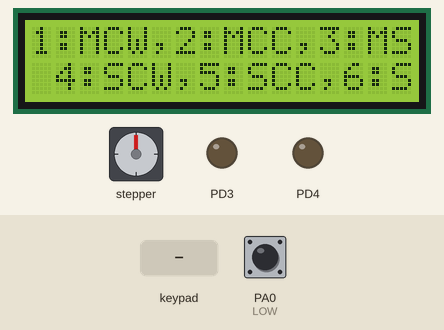
A program run on a simulated ATmega32, built with avr-gcc and emulated at 8 MHz. Parts: stepper motor, 16×2 character LCD, output pins drawn as LEDs (lit = HIGH). Wiring (inferred from the names in the program): 3×4 keypad with keys 7 8 9 / 4 5 6 * 1 2 3 -: rows PA1, PA2, PA3; columns PA4, PA5, PA6, PA7; character LCD (HD44780): RS PD0; R/W PD1; E PD2; data PC0, PC1, PC2, PC3, PC4, PC5, PC6, PC7; stepper motor (4 steps per turn assumed): coils PB0, PB1, PB2, PB3. The test bench sets the inputs (shaded band); at power-on: PA0 (LOW) HIGH. Pins used as bus, display or sensor lines are not drawn.

Above: at 1.2 s.
1.3 s: key '7' pressed
At 1.9 s:
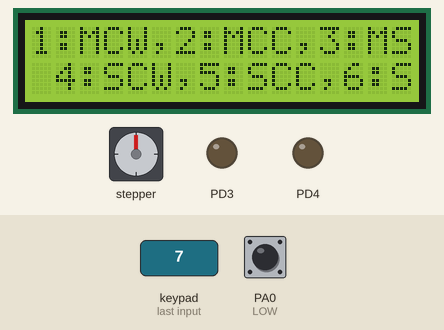
4.3 s: keypad keys 2 5 pressed 0.4 s apart
At 7.8 s:
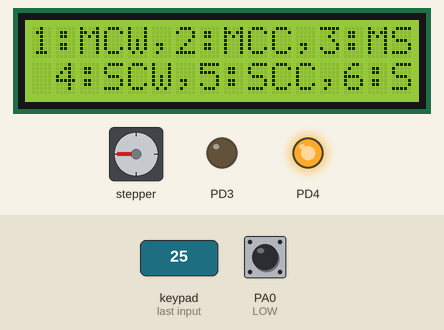
8.1 s: key '8' pressed
At 8.8 s:
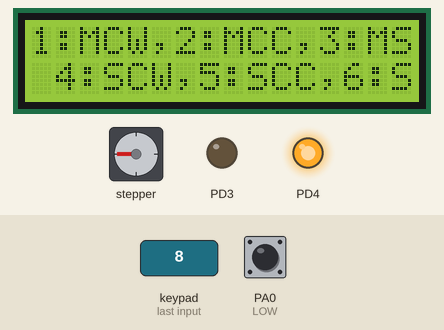
11.1 s: key '4' pressed
At 13.9 s:
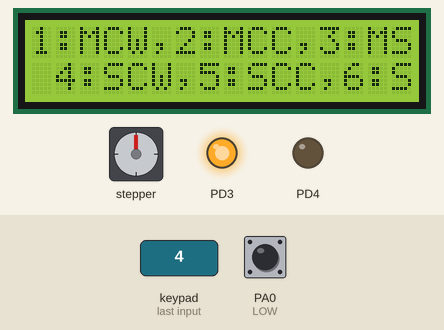
14.1 s: key '7' pressed
At 14.8 s:
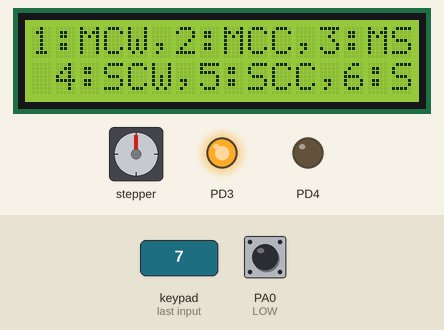
17.1 s: key '8' pressed
Timing chart, 0 to 26.0 s (numbered marks = the images above; inputs shaded):
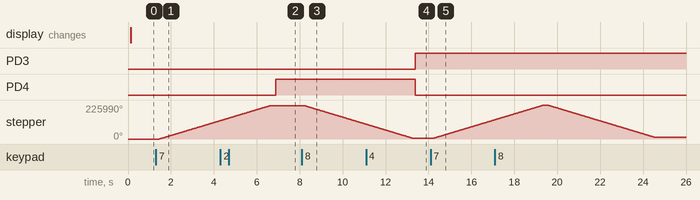

The program:

main.c
```c
/*
 * main.c
 *
 *  Created on: Aug 8, 2023
 *      Author: Amr-a
 */
#include "STD_TYPES.h"
#include "BIT_MATH.h"

#include "util/delay.h"
#include "MDIO_interface.h"
#include "HKeyPad_interface.h"
#include "HLCD_interface.h"
#include "HStpper_interface.h"

int main(void){

	//initializing ports
	Port_voidInit();

	HLCD_voidInit();
	HLCD_voidSendString("1:MCW,2:MCC,3:MS");
	HLCD_voidSetCursorPosition(2,1);
	HLCD_voidSendString("4:SCW,5:SCC,6:SS");


	while(1){
		u8 pressedKey = HKeyPad_u8GetKey();
		if (pressedKey=='1' || pressedKey=='2' || pressedKey=='3' || pressedKey=='4' || pressedKey=='5' || pressedKey=='6')
		{
			// DC motor CW
			if (pressedKey == '1'){
				MDIO_ErrorS_SetPinValue(DIO_PORTD,DIO_PIN3,DIO_HIGH);
				MDIO_ErrorS_SetPinValue(DIO_PORTD,DIO_PIN4,DIO_LOW);
			}
			// DC motor ACW
			else if (pressedKey == '2'){
				MDIO_ErrorS_SetPinValue(DIO_PORTD,DIO_PIN3,DIO_LOW);
				MDIO_ErrorS_SetPinValue(DIO_PORTD,DIO_PIN4,DIO_HIGH);
			}
			// DC motor stop
			else if (pressedKey == '3'){
				MDIO_ErrorS_SetPinValue(DIO_PORTD,DIO_PIN3,DIO_LOW);
				MDIO_ErrorS_SetPinValue(DIO_PORTD,DIO_PIN4,DIO_LOW);
			}

			// Stepper motor CW
			else if (pressedKey == '4'){
				Hstepper_rotate_CW(40);
				Hstepper_stop();

			}
			// Stepper motor ACW
			else if (pressedKey == '5'){
				Hstepper_rotate_ACW(40);
				Hstepper_stop();


			}
			// Stepper motor Stop
			else if (pressedKey == '6'){
				Hstepper_stop();

			}


		}

	}
}
```

HStpper_interface.h
```c
/*
 * HStepper.h
 *
 *  Created on: Aug 7, 2023
 *      Author: Amr-a
 */

#ifndef HSTPPER_INTERFACE_H_
#define HSTPPER_INTERFACE_H_

void Hstepper_rotate_CW (u16 deg);
void Hstepper_rotate_ACW (u16 deg);

void Hstepper_stop();

#endif /* HSTPPER_INTERFACE_H_ */
```

HStpper_program.c
```c
/*
 * HStpper_program.c
 *
 *  Created on: Aug 7, 2023
 *      Author: Amr-a
 */
#include <util/delay.h>
#include "STD_TYPES.h"
#include "BIT_MATH.h"
#include "MDIO_interface.h"
#include "HStpper_config.h"
#include "HStpper_interface.h"
#include "HStpper_private.h"
void Hstepper_rotate_CW (u16 deg){

	deg *= 107;
	deg /= 7 ;

	u16 i = 0;
	for (;i < deg;i++){

		MDIO_ErrorS_SetPinValue(HSTPPER_Port, HSTPPER_BLUE_PIN 	, DIO_LOW);
		MDIO_ErrorS_SetPinValue(HSTPPER_Port, HSTPPER_PINK_PIN 	, DIO_LOW);
		MDIO_ErrorS_SetPinValue(HSTPPER_Port, HSTPPER_YELLOW_PIN, DIO_LOW);
		MDIO_ErrorS_SetPinValue(HSTPPER_Port, HSTPPER_ORANGE_PIN, DIO_HIGH);
		_delay_ms(2);
		MDIO_ErrorS_SetPinValue(HSTPPER_Port, HSTPPER_BLUE_PIN 	, DIO_HIGH);
		MDIO_ErrorS_SetPinValue(HSTPPER_Port, HSTPPER_PINK_PIN 	, DIO_LOW);
		MDIO_ErrorS_SetPinValue(HSTPPER_Port, HSTPPER_YELLOW_PIN, DIO_LOW);
		MDIO_ErrorS_SetPinValue(HSTPPER_Port, HSTPPER_ORANGE_PIN, DIO_LOW);
		_delay_ms(2);
		MDIO_ErrorS_SetPinValue(HSTPPER_Port, HSTPPER_BLUE_PIN 	, DIO_LOW);
		MDIO_ErrorS_SetPinValue(HSTPPER_Port, HSTPPER_PINK_PIN 	, DIO_HIGH);
		MDIO_ErrorS_SetPinValue(HSTPPER_Port, HSTPPER_YELLOW_PIN, DIO_LOW);
		MDIO_ErrorS_SetPinValue(HSTPPER_Port, HSTPPER_ORANGE_PIN, DIO_LOW);
		_delay_ms(2);
		MDIO_ErrorS_SetPinValue(HSTPPER_Port, HSTPPER_BLUE_PIN 	, DIO_LOW);
		MDIO_ErrorS_SetPinValue(HSTPPER_Port, HSTPPER_PINK_PIN 	, DIO_LOW);
		MDIO_ErrorS_SetPinValue(HSTPPER_Port, HSTPPER_YELLOW_PIN, DIO_HIGH);
		MDIO_ErrorS_SetPinValue(HSTPPER_Port, HSTPPER_ORANGE_PIN, DIO_LOW);
		_delay_ms(2);
	}

}

void Hstepper_rotate_ACW (u16 deg){
	deg *= 104;
	deg /= 7 ;
	u16 i = 0;
	for (;i < deg;i++){

		MDIO_ErrorS_SetPinValue(HSTPPER_Port, HSTPPER_BLUE_PIN 	, DIO_HIGH);
		MDIO_ErrorS_SetPinValue(HSTPPER_Port, HSTPPER_PINK_PIN 	, DIO_LOW);
		MDIO_ErrorS_SetPinValue(HSTPPER_Port, HSTPPER_YELLOW_PIN, DIO_LOW);
		MDIO_ErrorS_SetPinValue(HSTPPER_Port, HSTPPER_ORANGE_PIN, DIO_LOW);
		_delay_ms(2);
		MDIO_ErrorS_SetPinValue(HSTPPER_Port, HSTPPER_BLUE_PIN 	, DIO_LOW);
		MDIO_ErrorS_SetPinValue(HSTPPER_Port, HSTPPER_PINK_PIN 	, DIO_LOW);
		MDIO_ErrorS_SetPinValue(HSTPPER_Port, HSTPPER_YELLOW_PIN, DIO_LOW);
		MDIO_ErrorS_SetPinValue(HSTPPER_Port, HSTPPER_ORANGE_PIN, DIO_HIGH);
		_delay_ms(2);
		MDIO_ErrorS_SetPinValue(HSTPPER_Port, HSTPPER_BLUE_PIN 	, DIO_LOW);
		MDIO_ErrorS_SetPinValue(HSTPPER_Port, HSTPPER_PINK_PIN 	, DIO_LOW);
		MDIO_ErrorS_SetPinValue(HSTPPER_Port, HSTPPER_YELLOW_PIN, DIO_HIGH);
		MDIO_ErrorS_SetPinValue(HSTPPER_Port, HSTPPER_ORANGE_PIN, DIO_LOW);
		_delay_ms(2);
		MDIO_ErrorS_SetPinValue(HSTPPER_Port, HSTPPER_BLUE_PIN 	, DIO_LOW);
		MDIO_ErrorS_SetPinValue(HSTPPER_Port, HSTPPER_PINK_PIN 	, DIO_HIGH);
		MDIO_ErrorS_SetPinValue(HSTPPER_Port, HSTPPER_YELLOW_PIN, DIO_LOW);
		MDIO_ErrorS_SetPinValue(HSTPPER_Port, HSTPPER_ORANGE_PIN, DIO_LOW);
		_delay_ms(2);
	}

}


void Hstepper_stop(){

	MDIO_ErrorS_SetPinValue(HSTPPER_Port, HSTPPER_BLUE_PIN 	, DIO_LOW);
	MDIO_ErrorS_SetPinValue(HSTPPER_Port, HSTPPER_PINK_PIN 	, DIO_LOW);
	MDIO_ErrorS_SetPinValue(HSTPPER_Port, HSTPPER_YELLOW_PIN, DIO_LOW);
	MDIO_ErrorS_SetPinValue(HSTPPER_Port, HSTPPER_ORANGE_PIN, DIO_LOW);
}
```

MDIO_interface.h
```c
/***************************************************/
/********************	Auther	: Amr 		********/
/********************	Layer 	: MCAL		********/
/********************	Module	: DIO		********/
/********************	Version: 1.00		********/
/********************	Date	: 2/8/2023	********/
/***************************************************/
/**************************************************/

#ifndef _MDIO_INTERFACE_H
#define _MDIO_INTERFACE_H
#include "STD_TYPES.h"


#define DIO_OUTPUT	1
#define DIO_INPUT	0

#define PORT_LOW	0
#define PORT_HIGH	0xff
#define DIO_LOW		0
#define DIO_HIGH	1
#define HIGH		1
#define LOW			0

#define DIO_PORTA	1
#define DIO_PORTB	2
#define DIO_PORTC	3
#define DIO_PORTD	4

#define DIO_PIN0	0
#define DIO_PIN1	1
#define DIO_PIN2	2
#define DIO_PIN3	3
#define DIO_PIN4	4
#define DIO_PIN5	5
#define DIO_PIN6	6
#define DIO_PIN7	7


void Port_voidInit();

Error_State_t MDIO_ErrorS_EnablePinPullUp( u8 Copy_u8Port , u8 Copy_u8Pin);

void MDIO_voidSetPinDirection( u8 Copy_u8Port , u8 Copy_u8Pin , u8  Copy_U8Mode );

Error_State_t MDIO_ErrorS_SetPinValue( u8 Copy_u8Port , u8 Copy_u8Pin , u8  Copy_U8Mode );
Error_State_t MDIO_ErrorS_GetPinValue( u8 Copy_u8Port , u8 Copy_u8Pin , u8* P_u8Value );

Error_State_t MDIO_ErrorS_SetPortValue( u8 Copy_u8Port , u8  Copy_U8Value );
Error_State_t MDIO_ErrorS_GetPortValue( u8 Copy_u8Port , u8* P_u8Value );

#endif
```

MDIO_program.c
```c
/***************************************************/
/********************	Auther	: Amr 		********/
/********************	Layer 	: MCAL		********/
/********************	Module	: DIO		********/
/********************	Version: 1.00		********/
/********************	Date	: 2/8/2023	********/
/***************************************************/
/***************************************************/
#include "STD_TYPES.h"

#include "BIT_MATH.h"

#include "MDIO_interface.h"
#include "MDIO_registers.h"
#include "MDIO_private.h"
#include "MDIO_config.h"

void Port_voidInit(void){

	DDRA = PORTA_DIR;
	DDRB = PORTB_DIR;
	DDRC = PORTC_DIR;
	DDRD = PORTD_DIR;
	PORTA = PORTA_INITAL_VAL;
	PORTB = PORTB_INITAL_VAL;
	PORTC = PORTC_INITAL_VAL;
	PORTD = PORTD_INITAL_VAL;


}
Error_State_t MDIO_ErrorS_EnablePinPullUp( u8 Copy_u8Port , u8 Copy_u8Pin){
	Error_State_t errorState = return_Ok;

	if (Copy_u8Pin > 7){
		errorState = return_Nok;
	}

	SFIOR &= ~(1<<2);
	switch (Copy_u8Port){
					case DIO_PORTA : SET_BIT(PORTA,Copy_u8Pin);break;
					case DIO_PORTB : SET_BIT(PORTB,Copy_u8Pin);break;
					case DIO_PORTC : SET_BIT(PORTC,Copy_u8Pin);break;
					case DIO_PORTD : SET_BIT(PORTD,Copy_u8Pin);break;
					default: errorState = return_Nok; break;
				}
	return errorState;

}

void MDIO_voidSetPinDirection( u8 Copy_u8Port , u8 Copy_u8Pin , u8  Copy_U8Mode ){
	if(Copy_U8Mode == DIO_INPUT){
			switch (Copy_u8Port){
				case DIO_PORTA : CLR_BIT(DDRA,Copy_u8Pin);break;
				case DIO_PORTB : CLR_BIT(DDRB,Copy_u8Pin);break;
				case DIO_PORTC : CLR_BIT(DDRC,Copy_u8Pin);break;
				case DIO_PORTD : CLR_BIT(DDRD,Copy_u8Pin);break;
				default: break;
			}

	}
	else if(Copy_U8Mode == DIO_OUTPUT){
			switch (Copy_u8Port){
				case DIO_PORTA : SET_BIT(DDRA,Copy_u8Pin);break;
				case DIO_PORTB : SET_BIT(DDRB,Copy_u8Pin);break;
				case DIO_PORTC : SET_BIT(DDRC,Copy_u8Pin);break;
				case DIO_PORTD : SET_BIT(DDRD,Copy_u8Pin);break;
				default: break;
			}
	}

}
Error_State_t MDIO_ErrorS_SetPinValue( u8 Copy_u8Port , u8 Copy_u8Pin , u8  Copy_U8Mode ){
	Error_State_t errorState = return_Ok;
	if (Copy_u8Pin > 7){
		errorState = return_Nok;
	}

	if(Copy_U8Mode == DIO_LOW){
				switch (Copy_u8Port){
					case DIO_PORTA : CLR_BIT(PORTA,Copy_u8Pin);break;
					case DIO_PORTB : CLR_BIT(PORTB,Copy_u8Pin);break;
					case DIO_PORTC : CLR_BIT(PORTC,Copy_u8Pin);break;
					case DIO_PORTD : CLR_BIT(PORTD,Copy_u8Pin);break;
					default: errorState = return_Nok; break;
				}

		}
		else if(Copy_U8Mode == DIO_HIGH){
				switch (Copy_u8Port){
					case DIO_PORTA : SET_BIT(PORTA,Copy_u8Pin);break;
					case DIO_PORTB : SET_BIT(PORTB,Copy_u8Pin);break;
					case DIO_PORTC : SET_BIT(PORTC,Copy_u8Pin);break;
					case DIO_PORTD : SET_BIT(PORTD,Copy_u8Pin);break;
					default:errorState = return_Nok; break;
				}
		}
	return errorState;
}

Error_State_t MDIO_ErrorS_GetPinValue( u8 Copy_u8Port , u8 Copy_u8Pin , u8* P_u8Value ){
	Error_State_t errorState = return_Ok;
	if (Copy_u8Pin > 7){
			errorState = return_Nok;
		}

	switch (Copy_u8Port){
						case DIO_PORTA : *P_u8Value = GET_BIT(PINA,Copy_u8Pin);break;
						case DIO_PORTB : *P_u8Value = GET_BIT(PINB,Copy_u8Pin);break;
						case DIO_PORTC : *P_u8Value = GET_BIT(PINC,Copy_u8Pin);break;
						case DIO_PORTD : *P_u8Value = GET_BIT(PIND,Copy_u8Pin);break;
						default: errorState = return_Nok; break;
					}
	return errorState;

}

Error_State_t MDIO_ErrorS_SetPortValue( u8 Copy_u8Port , u8  Copy_U8Value ){
	Error_State_t errorState = return_Ok;
	switch (Copy_u8Port){
		case DIO_PORTA : PORTA = Copy_U8Value ;break;
		case DIO_PORTB : PORTB = Copy_U8Value ;break;
		case DIO_PORTC : PORTC = Copy_U8Value ;break;
		case DIO_PORTD : PORTD = Copy_U8Value ;break;
		default:errorState = return_Nok; break;
	}

		return errorState;


}
Error_State_t MDIO_ErrorS_GetPortValue( u8 Copy_u8Port , u8* P_u8Value ){
	Error_State_t errorState = return_Ok;
	switch (Copy_u8Port){
		case DIO_PORTA : *P_u8Value = PINA ;break;
		case DIO_PORTB : *P_u8Value = PINB ;break;
		case DIO_PORTC : *P_u8Value = PINC ;break;
		case DIO_PORTD : *P_u8Value = PIND ;break;
		default: errorState = return_Nok; break;
	}
	return errorState;


}
```

HKeypad_config.h
```c
/*
 * HKeypad_config.h
 *
 *  Created on: Aug 5, 2023
 *      Author: Amr-a
 */

#ifndef _HKEY_CONFIG_H
#define _HKEY_CONFIG_H

#define KEYPAD_PORT		DIO_PORTA
/*
 * IN MDIO
 * 1- SET INPUTS AND OUTPUTS R>INPUT C>OUT
 * 2- SET ON INPUT PULLUP RES
 * */

//input
#define KEYPAD_R0		DIO_PIN0
#define KEYPAD_R1		DIO_PIN1
#define KEYPAD_R2		DIO_PIN2
#define KEYPAD_R3		DIO_PIN3
//output
#define KEYPAD_C0		DIO_PIN4
#define KEYPAD_C1		DIO_PIN5
#define KEYPAD_C2		DIO_PIN6
#define KEYPAD_C3		DIO_PIN7

#define COL_SIZE		4
#define ROW_SIZE		4


#define KEYPAD_TYPE	 {{'7','8','9','/'},\
					  {'4','5','6','*'},\
					  {'1','2','3','-'},\
					  {'#','0','=','+'}}


#endif
```

HLCD_config.h
```c
/***************************************************/
/********************	Auther	: Amr 		********/

/********************	Layer 	:  HLCD		********/
/********************	Module	:  LCD		********/
/********************	Version : 11.00		********/
/********************	Date	:  3/8/2023	********/
/***************************************************/
/***************************************************/


#ifndef _HLCD_CONFIG_H
#define _HLCD_CONFIG_H
#include "STD_TYPES.h"

#define LCD_PORT_DATA 		DIO_PORTC
#define LCD_PORT_CTRL 		DIO_PORTD

#define LCD_RS 				0
#define LCD_RW 				1
#define LCD_EN	 			2


#endif
```

HStpper_config.h
```c
/*
 * HStpper_config.h
 *
 *  Created on: Aug 7, 2023
 *      Author: Amr-a
 */

#ifndef HSTPPER_CONFIG_H_
#define HSTPPER_CONFIG_H_

#define HSTPPER_Port DIO_PORTB

#define HSTPPER_BLUE_PIN 	DIO_PIN0
#define HSTPPER_PINK_PIN 	DIO_PIN1
#define HSTPPER_YELLOW_PIN 	DIO_PIN2
#define HSTPPER_ORANGE_PIN 	DIO_PIN3


#endif /* HSTPPER_CONFIG_H_ */
```

MDIO_config.h
```c
/***************************************************/
/********************	Auther	: Amr 		********/

/********************	Layer 	: MCAL		********/
/********************	Module	: DIO		********/
/********************	Version: 1.00		********/
/********************	Date	: 2/8/2023	********/
/***************************************************/
/***************************************************/

//DDRA configuration pin by pin defaut is input


#define PORTA_PIN0_DIR 		DIO_INPUT
#define PORTA_PIN1_DIR 		DIO_INPUT
#define PORTA_PIN2_DIR 		DIO_INPUT
#define PORTA_PIN3_DIR 		DIO_INPUT
#define PORTA_PIN4_DIR 		DIO_OUTPUT
#define PORTA_PIN5_DIR 		DIO_OUTPUT
#define PORTA_PIN6_DIR 		DIO_OUTPUT
#define PORTA_PIN7_DIR 		DIO_OUTPUT

//DDRB configuration pin by pin
#define PORTB_PIN0_DIR 		DIO_OUTPUT
#define PORTB_PIN1_DIR 		DIO_OUTPUT
#define PORTB_PIN2_DIR 		DIO_OUTPUT
#define PORTB_PIN3_DIR 		DIO_OUTPUT
#define PORTB_PIN4_DIR 		DIO_INPUT
#define PORTB_PIN5_DIR 		DIO_INPUT
#define PORTB_PIN6_DIR 		DIO_INPUT
#define PORTB_PIN7_DIR 		DIO_INPUT

//DDRC configuration pin by pin
#define PORTC_PIN0_DIR 		DIO_OUTPUT
#define PORTC_PIN1_DIR 		DIO_OUTPUT
#define PORTC_PIN2_DIR 		DIO_OUTPUT
#define PORTC_PIN3_DIR 		DIO_OUTPUT
#define PORTC_PIN4_DIR 		DIO_OUTPUT
#define PORTC_PIN5_DIR 		DIO_OUTPUT
#define PORTC_PIN6_DIR 		DIO_OUTPUT
#define PORTC_PIN7_DIR 		DIO_OUTPUT

//DDRD configuration pin by pin
#define PORTD_PIN0_DIR 		DIO_OUTPUT
#define PORTD_PIN1_DIR 		DIO_OUTPUT
#define PORTD_PIN2_DIR 		DIO_OUTPUT
#define PORTD_PIN3_DIR 		DIO_OUTPUT
#define PORTD_PIN4_DIR 		DIO_OUTPUT
#define PORTD_PIN5_DIR 		DIO_INPUT
#define PORTD_PIN6_DIR 		DIO_INPUT
#define PORTD_PIN7_DIR 		DIO_INPUT


//PORT configuration pin by pin
#define PORTA_PIN0_INITAL_VALUE 		LOW
#define PORTA_PIN1_INITAL_VALUE 		LOW
#define PORTA_PIN2_INITAL_VALUE 		LOW
#define PORTA_PIN3_INITAL_VALUE 		LOW
#define PORTA_PIN4_INITAL_VALUE 		LOW
#define PORTA_PIN5_INITAL_VALUE 		LOW
#define PORTA_PIN6_INITAL_VALUE 		LOW
#define PORTA_PIN7_INITAL_VALUE 		LOW

//PORT configuration pin by pin
#define PORTB_PIN0_INITAL_VALUE 		LOW
#define PORTB_PIN1_INITAL_VALUE 		LOW
#define PORTB_PIN2_INITAL_VALUE 		LOW
#define PORTB_PIN3_INITAL_VALUE 		LOW
#define PORTB_PIN4_INITAL_VALUE 		LOW
#define PORTB_PIN5_INITAL_VALUE 		LOW
#define PORTB_PIN6_INITAL_VALUE 		LOW
#define PORTB_PIN7_INITAL_VALUE 		LOW

//PORT configuration pin by pin
#define PORTC_PIN0_INITAL_VALUE 		LOW
#define PORTC_PIN1_INITAL_VALUE 		LOW
#define PORTC_PIN2_INITAL_VALUE 		LOW
#define PORTC_PIN3_INITAL_VALUE 		LOW
#define PORTC_PIN4_INITAL_VALUE 		LOW
#define PORTC_PIN5_INITAL_VALUE 		LOW
#define PORTC_PIN6_INITAL_VALUE 		LOW
#define PORTC_PIN7_INITAL_VALUE 		LOW

//PORT configuration pin by pin
#define PORTD_PIN0_INITAL_VALUE 		LOW
#define PORTD_PIN1_INITAL_VALUE 		LOW
#define PORTD_PIN2_INITAL_VALUE 		LOW
#define PORTD_PIN3_INITAL_VALUE 		LOW
#define PORTD_PIN4_INITAL_VALUE 		LOW
#define PORTD_PIN5_INITAL_VALUE 		LOW
#define PORTD_PIN6_INITAL_VALUE 		LOW
#define PORTD_PIN7_INITAL_VALUE 		LOW
```

HKeyPad_Program.c
```c
/*
 * HKeyPad_Program.c
 *
 *  Created on: Aug 5, 2023
 *      Author: Amr-a
 */
#include "STD_TYPES.h"
#include "BIT_MATH.h"
#include <util/delay.h>
#include "MDIO_interface.h"
#include "HKeyPad_interface.h"
#include "HKeyPad_private.h"
#include "HKeyPad_config.h"


// loop on columns > set all and reset one pin
// loop on all ROWs > checking pins
// if one is pressed get its value
// else set the reseted column
// return the key
//
u8 HKeyPad_u8GetKey(void){
	u8 flag = 0;
	u8 Local_u8pressedKey 	= NO_KEY;
	u8 Local_u8keyIspressed = NOT_PRESSED;
	u8 Local_u8ColIterator = 0;
	u8 Local_u8RowIterator = 0;

	u8 Col_arr[COL_SIZE] = {
				KEYPAD_C0,
				KEYPAD_C1,
				KEYPAD_C2,
				KEYPAD_C3
		};
	u8 Row_arr[ROW_SIZE] = {
				KEYPAD_R0,
				KEYPAD_R1,
				KEYPAD_R2,
				KEYPAD_R3
		};

	u8 KeyPad_arr[ROW_SIZE][COL_SIZE] = KEYPAD_TYPE;
	MDIO_ErrorS_SetPinValue(KEYPAD_PORT,Col_arr[KEYPAD_C0], DIO_HIGH);
	MDIO_ErrorS_SetPinValue(KEYPAD_PORT,Col_arr[KEYPAD_C1], DIO_HIGH);
	MDIO_ErrorS_SetPinValue(KEYPAD_PORT,Col_arr[KEYPAD_C2], DIO_HIGH);
	MDIO_ErrorS_SetPinValue(KEYPAD_PORT,Col_arr[KEYPAD_C3], DIO_HIGH);

	for (Local_u8ColIterator = 0 ; Local_u8ColIterator < COL_SIZE ; Local_u8ColIterator++){

		MDIO_ErrorS_SetPinValue(KEYPAD_PORT,Col_arr[Local_u8ColIterator], DIO_LOW);

		for (Local_u8RowIterator = 0 ; Local_u8RowIterator < ROW_SIZE ; Local_u8RowIterator++){

			MDIO_ErrorS_GetPinValue(KEYPAD_PORT , Row_arr[Local_u8RowIterator] , &Local_u8keyIspressed);

			if (!Local_u8keyIspressed){
				while(!Local_u8keyIspressed){
					MDIO_ErrorS_GetPinValue(KEYPAD_PORT , Row_arr[Local_u8RowIterator] , &Local_u8keyIspressed);
				}
				Local_u8pressedKey = KeyPad_arr[Local_u8RowIterator][Local_u8ColIterator];
				flag = 1;

				break;
			}
			else {

			}
		}

		MDIO_ErrorS_SetPinValue(KEYPAD_PORT,Col_arr[Local_u8ColIterator], DIO_HIGH);
		if (flag){
			break;
		}
		else {

		}

	}
	return Local_u8pressedKey;
}
```

HKeyPad_interface.h
```c
/*
 * HKeyPad_interface.h
 *
 *  Created on: Aug 5, 2023
 *      Author: Amr-a
 */
#ifndef _HKEY_INTERFACE_H
#define _HKEY_INTERFACE_H

u8 HKeyPad_u8GetKey(void);
#define NO_KEY			0x00

#define NOT_PRESSED 	0x01

#endif
```

HLCD_interface.h
```c
/***************************************************/
/********************	Auther	: Amr 		********/
/********************	Layer 	:  HLCD		********/
/********************	Module	:  LCD		********/
/********************	Version : 11.00		********/
/********************	Date	:  3/8/2023	********/
/***************************************************/
/**************************************************/

#ifndef _HLCD_INTERFACE_H
#define _HLCD_INTERFACE_H
#include "STD_TYPES.h"
void HLCD_voidInit();
void HLCD_voidSendData(u8 Copy_u8Data);
void HLCD_voidSendCommand(u8 Copy_u8Command);
void HLCD_voidSendString(s8 Copy_u8Data[]);
void HLCD_voidSendInt(s32 Copy_u32Data);

void HLCD_voidClearDisplay();
void HLCD_voidReturnHome();
void HLCD_voidClearDisplay();
void HLCD_voidSetCursorPosition(u8 x,u8 y);


#endif
```

BIT_MATH.h
```c
#ifndef _MACROS_H
#define _MACROS_H

#define SET_BIT(reg,bit_num)	((reg) |= (1<<(bit_num)))
#define CLR_BIT(reg,bit_num) 	((reg) &=~(1<<(bit_num)))
#define TOGGLE_BIT(reg,bit_num) ((reg) ^= (1<<(bit_num)))
#define GET_BIT(reg,bit_num)	(((reg)>>(bit_num))&1)

#endif
```

HKeyPad_private.h
```c
/*
 * HKeyPad_private.h
 *
 *  Created on: Aug 5, 2023
 *      Author: Amr-a
 */
#ifndef _HKEY_PRIVATE_H
#define _HKEY_PRIVATE_H


#endif
```

Source omitted: HLCD_program.c (2344 bytes), HLCD_private.h (458 bytes), HStpper_private.h (171 bytes), MDIO_private.h (2121 bytes), MDIO_registers.h (936 bytes), STD_TYPES.h (590 bytes)

Measured:
- after the input at 1.3 s, stepper: keeps turning clockwise at about 42923°/s, starting after 0.15 s
- after the input at 4.3 s, PD4: LOW → HIGH after 2.6 s
- after the input at 8.1 s, stepper: keeps turning counter-clockwise at about 42923°/s, starting after 0.15 s
- after the input at 11.1 s, PD3: LOW → HIGH after 2.3 s; PD4: HIGH → LOW after 2.3 s
- after the input at 14.1 s, stepper: keeps turning clockwise at about 42923°/s, starting after 0.15 s
